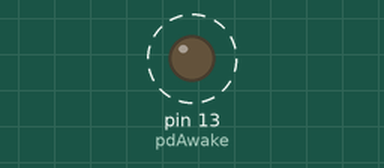
A sketch run on a simulated Arduino Uno, built with avr-gcc and run on an emulated ATmega328P. Shown: output pins drawn as LEDs (lit = HIGH). Dashed ring = blinking. Sleep ends after the set time or at an interrupt; what the sketch prints to the serial monitor is not drawn.

Above: at 1.0 s.
Timing chart, 0 to 4.7 s (numbered marks = the images above):
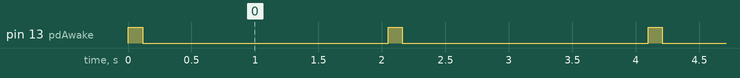

The sketch:

test_sleep_WDT_wake.ino
```cpp
/****************************************************************
 * Watchdog Sleep Example
 * Demonstrate the Watchdog and Sleep Functions

 * KHM 2008 / Lab3/  Martin Nawrath nawrath@khm.de
 * Kunsthochschule fuer Medien Koeln
 * Academy of Media Arts Cologne

 * Modified by Charles B. Malloch, PhD

****************************************************************/

// cbm note: works OK on ATmega168P

#include <avr/sleep.h>
#include <avr/wdt.h>

#define LINGER_AWAKE_FOR_32u4 true

#define pdAwake 13

#ifndef cbi
#define cbi(sfr, bit) (_SFR_BYTE(sfr) &= ~_BV(bit))
#endif
#ifndef sbi
#define sbi(sfr, bit) (_SFR_BYTE(sfr) |= _BV(bit))
#endif

volatile boolean f_wdt = 1;

void setup(){

  Serial.begin ( 115200 ); while ( ! Serial && millis() < 2000 );

  pinMode ( pdAwake, OUTPUT ); digitalWrite ( pdAwake, 1 );

  Serial.println ( "WDT_sleep" );

  // CPU Sleep Modes
  // SM2 SM1 SM0 Sleep Mode
  // 0    0  0 Idle
  // 0    0  1 ADC Noise Reduction
  // 0    1  0 Power-down -- int-1_int-0_pinChg TWImatch WDT
  // 0    1  1 Power-save -- int-1_int-0_pinChg TWImatch timer2 WDT
  // 1    0  0 Reserved
  // 1    0  1 Reserved
  // 1    1  0 Standby(1) -- mainClk timerOscillator int-1_int-0_pinChg TWImatch WDT
  // 1    1  1 Extended Standby -- mainClk timerOscillator int-1_int-0_pinChg TWImatch timer2 WDT

  // SMCR is the sleep mode control register
  // 0  010 -> power-down mode

  cbi ( SMCR, SE  );     // clear sleep enable
  cbi ( SMCR, SM2 );     // power down mode
  sbi ( SMCR, SM1 );     // power down mode
  cbi ( SMCR, SM0 );     // power down mode

  setup_watchdog ( 7 );  // arg sets the watchdog timeout interval 7->2sec

}

//****************************************************************

void loop(){

  static int nint = 0;

  /*
    what really happens here?
      WDT times out
      f_wdt is set to 1
      reset to 0
      prints happen
      system sleeps again

      as demonstrated by disabling the condition test
      no need to wait for timed-out watchdog - we sleep until it times out!
  */
  if ( 1 || f_wdt == 1 ) {  // wait for timed out watchdog; flag is set when a watchdog timeout occurs

    f_wdt = 0;       // reset flag

    nint++;
    Serial.print ( millis() ); Serial.print ( ": sleep # " ); Serial.println ( nint );
    // note that each sleep advances the clock only 12684/4894 = 2.6 ms,
    // of which the following delay accounts for 2.0

    // at 115200 baud, each character of 8 bits + 1 start bit + 2 stop bits = 11 bits
    // takes 11/115200 = 95.5 us; we are printing about 22 characters, which takes 2.1 ms
    // delay ( 1 ) DOES NOT WORK; delay ( 2 ) seems a little low, but it works OK.
    delay ( 2 );                     // wait for the characters to be sent before sleeping

    // ***************** prepare to sleep, go to sleep

    digitalWrite ( pdAwake, 0 );
    pinMode ( pdAwake, INPUT );      // set all used ports to input to save power

    system_sleep();                  // we come back to the next line when we awaken

    pinMode ( pdAwake, OUTPUT );     // reset set all ports back to pre-sleep states
    digitalWrite ( pdAwake, 1 );

    // ***************** now we're awake again

    if ( LINGER_AWAKE_FOR_32u4 ) {
      delay ( 100 );
      Serial.println ( "Awake" );
      delay ( 10 );
    }

  }

}


//****************************************************************
//****************************************************************
//****************************************************************

void system_sleep() {

// set system into the sleep state
// system wakes up when wtchdog is timed out

  cbi ( ADCSRA, ADEN );                    // switch Analog to Digital converter OFF

  set_sleep_mode ( SLEEP_MODE_PWR_DOWN );  // sleep mode is set here
  sleep_enable ();

  sleep_mode ();                           // System sleeps here

	sleep_disable ();                        // System continues execution here when watchdog timed out
	sbi ( ADCSRA, ADEN );                    // switch Analog to Digital converter back ON

}

//****************************************************************

/*
	Hmm. Not using timer register 2, but the watchdog timer
*/
void setup_watchdog ( int intervalIndex ) {

// intervalIndex   time    bb (binary) before setting WDCE
// 0               16ms           0000 0000
// 1               32ms           0000 0001
// 2               64ms           0000 0010
// 3              128ms           0000 0011
// 4              250ms           0000 0100
// 5              500ms           0000 0101
// 6                1s            0000 0110
// 7                2s            0000 0111
// 8                4s            0010 0000
// 9                8s            0010 0001

  byte bb;
  if ( intervalIndex < 0 ) intervalIndex = 0;
  if ( intervalIndex > 9 ) intervalIndex = 9;
  bb = intervalIndex & 7;
  if ( intervalIndex > 7 ) bb |= ( 1 << 5 );
  // WDTCSR is the watchdog timer control register
  // WDCE is the bit number (4) of the watchdog clock enable in WDTCSR
  bb |= ( 1 << WDCE );
  Serial.print ( "bb: " ); Serial.println ( int ( bb ) );

  // MCUSR is the MCU (main control unit?) status register
  // WDRF is the bit number (3) of the watchdog system reset flag in the MCUSR
  MCUSR &= ~ ( 1 << WDRF );  // make sure the watchdog system reset flag is off

  // start timed sequence

  // WDE is the bit number (3) of the watchdog system reset enable in WDTCSR
  // turn on the watchdog system reset enable and the watchdog clock enable bits
  WDTCSR |= ( 1 << WDCE ) | ( 1 << WDE );
  // set new watchdog timeout value
  WDTCSR = bb;
  // WDIE is the bit number (6) of the watchdog interrupt enable in WDTCSR
  WDTCSR |= _BV ( WDIE );  // then turn on

}

//****************************************************************

ISR ( WDT_vect ) {

// Watchdog Interrupt Service; is executed when watchdog times out

  f_wdt = 1;  // set global flag

}
```

Measured:
- by itself, pin 13 (pdAwake): alternates HIGH for 0.11 s and LOW for 1.9 s
